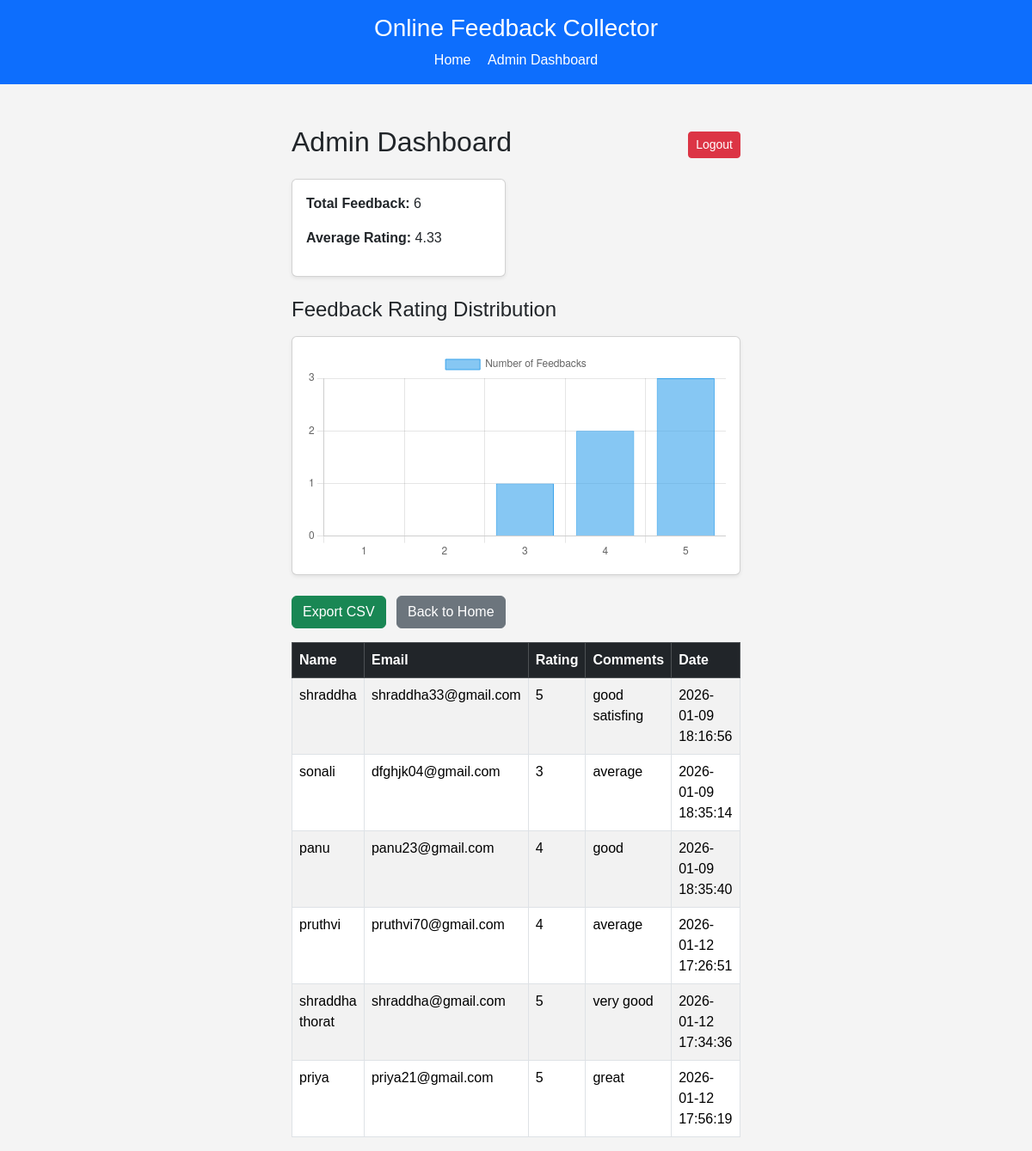
The page /admin-dashboard (signed in) on the database its author committed.
### tables this page shows
CREATE TABLE feedback (
            id INTEGER PRIMARY KEY AUTOINCREMENT,
            name TEXT,
            email TEXT,
            rating INTEGER,
            comments TEXT,
            date_submitted TEXT
        );

### app.py (the view)
@app.route("/admin-dashboard")
def admin_dashboard():
    if not session.get("admin"):
        return redirect(url_for("admin_login"))
    conn = get_db_connection()
    feedbacks = conn.execute("SELECT * FROM feedback").fetchall()
    total = len(feedbacks)
    avg_rating = round(sum(f["rating"] for f in feedbacks) / total, 2) if total > 0 else 0
    ratings_count = {i: 0 for i in range(1, 6)}
    for f in feedbacks:
        if f["rating"] in ratings_count:
            ratings_count[f["rating"]] += 1
    conn.close()
    return render_template(
        "admin.html",
        feedbacks=feedbacks,
        total=total,
        avg_rating=avg_rating,
        ratings_count=ratings_count
    )

### app.py (called while the page is built)
def get_db_connection():
    conn = sqlite3.connect(DB_NAME)
    conn.row_factory = sqlite3.Row
    return conn

### templates/admin.html (shortened to what this page needs)
{% extends "layout.html" %}
{% block content %}
<div class="container mt-4">
    <div class="d-flex justify-content-between align-items-center mb-3">
        <h2>Admin Dashboard</h2>
        <a href="/logout" class="btn btn-danger btn-sm">Logout</a>
    </div>
    <div class="row mb-4">
        <div class="col-md-6">
            <div class="card p-3 shadow-sm">
                <p><strong>Total Feedback:</strong> {{ total }}</p>
                <p><strong>Average Rating:</strong> {{ avg_rating }}</p>
            </div>
        </div>
    </div>
    {% if total > 0 %}
        <h4 class="mb-3">Feedback Rating Distribution</h4>
        <div class="card p-3 mb-4 shadow-sm">
            <canvas id="ratingChart"></canvas>
        </div>
        <script>
        const ctx = document.getElementById('ratingChart');
        new Chart(ctx, {
            type: 'bar',
            data: {
                labels: ['1', '2', '3', '4', '5'],
                datasets: [{
                    label: 'Number of Feedbacks',
                    data: [
                        {{ ratings_count[1] }},
                        {{ ratings_count[2] }},
                        {{ ratings_count[3] }},
                        {{ ratings_count[4] }},
                        {{ ratings_count[5] }}
                    ],
                    backgroundColor: 'rgba(54, 162, 235, 0.6)',
                    borderColor: 'rgba(54, 162, 235, 1)',
                    borderWidth: 1
                }]
            },
            options: {
                scales: {
                    y: {
                        beginAtZero: true,
                        ticks: { precision: 0 }
                    }
                }
            }
        });
        </script>
        <div class="mb-3">
            <a href="/export-csv" class="btn btn-success me-2">Export CSV</a>
            <a href="/" class="btn btn-secondary">Back to Home</a>
        </div>
        <div class="table-responsive">
            <table class="table table-bordered table-striped table-hover">
                <thead class="table-dark">
                    <tr>
                        <th>Name</th>
                        <th>Email</th>
                        <th>Rating</th>
                        <th>Comments</th>
                        <th>Date</th>
                    </tr>
                </thead>
                <tbody>
                    {% for f in feedbacks %}
                    <tr>
                        <td>{{ f.name }}</td>
                        <td>{{ f.email }}</td>
                        <td>{{ f.rating }}</td>
                        <td>{{ f.comments }}</td>
                        <td>{{ f.date_submitted }}</td>
                    </tr>
                    {% endfor %}
                </tbody>
            </table>
        </div>
    {% else %}
        <div class="alert alert-warning">
            No feedback data available yet.
        </div>
    {% endif %}
</div>
{% endblock %}

### templates/layout.html (shortened to what this page needs)
<!DOCTYPE html>
<html lang="en">
<head>
    <link href="https://cdn.jsdelivr.net/npm/bootstrap@5.3.3/dist/css/bootstrap.min.css" rel="stylesheet">
    <link rel="stylesheet" href="{{ url_for('static', filename='css/style.css') }}">
</head>
<body>
<header class="bg-primary text-white py-3">
    <div class="container text-center">
        <h1 class="h3 mb-2">Online Feedback Collector</h1>
        <nav>
            <a href="/" class="text-white me-3 text-decoration-none">Home</a>
            <a href="/admin-dashboard" class="text-white text-decoration-none">Admin Dashboard</a>
        </nav>
    </div>
</header>
<div class="container mt-4">
    <div class="row justify-content-center">
        <div class="col-md-6">
            {% block content %}{% endblock %}
        </div>
    </div>
</div>
</body>
</html>

### static/css/style.css (style rules this page uses)
body { font-family: Arial, sans-serif; background-color: #f4f4f4; }

### rows shown on the page
feedback: name "shraddha", email "shraddha33@gmail.com", rating "5", comments "good satisfing", date_submitted "2026-01-09 18:16:56"
feedback: name "sonali", email "dfghjk04@gmail.com", rating "3", comments "average", date_submitted "2026-01-09 18:35:14"
feedback: name "panu", email "panu23@gmail.com", rating "4", comments "good", date_submitted "2026-01-09 18:35:40"
feedback: name "pruthvi", email "pruthvi70@gmail.com", rating "4", comments "average", date_submitted "2026-01-12 17:26:51"
feedback: name "shraddha thorat", email "shraddha@gmail.com", rating "5", comments "very good", date_submitted "2026-01-12 17:34:36"
feedback: name "priya", email "priya21@gmail.com", rating "5", comments "great", date_submitted "2026-01-12 17:56:19"

### other values the page prints
{{ total }} "6"
{{ avg_rating }} "4.33"
chart data {{ ratings_count[1] }} 0
chart data {{ ratings_count[2] }} 0
chart data {{ ratings_count[3] }} 1
chart data {{ ratings_count[4] }} 2
